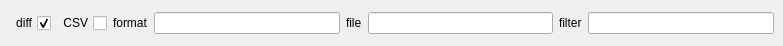
<?xml version="1.0" encoding="UTF-8"?>
<ui version="4.0">
 <class>MainWindow</class>
 <widget class="QMainWindow" name="MainWindow">
  <property name="geometry">
   <rect>
    <x>0</x>
    <y>0</y>
    <width>783</width>
    <height>46</height>
   </rect>
  </property>
  <property name="acceptDrops">
   <bool>true</bool>
  </property>
  <property name="windowTitle">
   <string>gBCviewer</string>
  </property>
  <widget class="QWidget" name="centralwidget">
   <property name="acceptDrops">
    <bool>false</bool>
   </property>
   <layout class="QVBoxLayout" name="verticalLayout">
    <item>
     <layout class="QHBoxLayout" name="horizontalLayout">
      <item>
       <widget class="QCheckBox" name="cb_diff">
        <property name="layoutDirection">
         <enum>Qt::RightToLeft</enum>
        </property>
        <property name="text">
         <string>diff</string>
        </property>
        <property name="checked">
         <bool>true</bool>
        </property>
       </widget>
      </item>
      <item>
       <widget class="QCheckBox" name="cb_csv">
        <property name="layoutDirection">
         <enum>Qt::RightToLeft</enum>
        </property>
        <property name="text">
         <string>CSV</string>
        </property>
       </widget>
      </item>
      <item>
       <widget class="QLabel" name="label_format">
        <property name="text">
         <string>format</string>
        </property>
       </widget>
      </item>
      <item>
       <widget class="QLineEdit" name="le_format">
        <property name="enabled">
         <bool>true</bool>
        </property>
       </widget>
      </item>
      <item>
       <widget class="QLabel" name="label_file">
        <property name="text">
         <string>file</string>
        </property>
       </widget>
      </item>
      <item>
       <widget class="QLineEdit" name="le_file">
        <property name="dragEnabled">
         <bool>true</bool>
        </property>
       </widget>
      </item>
      <item>
       <widget class="QLabel" name="label_filter">
        <property name="text">
         <string>filter</string>
        </property>
       </widget>
      </item>
      <item>
       <widget class="QLineEdit" name="le_filter"/>
      </item>
     </layout>
    </item>
   </layout>
  </widget>
 </widget>
 <resources/>
 <connections/>
</ui>
